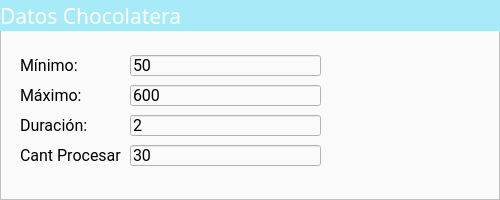
      <widget class="QFrame" name="frame_15">
       <property name="geometry">
        <rect>
         <x>10</x>
         <y>720</y>
         <width>500</width>
         <height>200</height>
        </rect>
       </property>
       <property name="styleSheet">
        <string notr="true">background-color:rgb(250,250,250);</string>
       </property>
       <property name="frameShape">
        <enum>QFrame::StyledPanel</enum>
       </property>
       <property name="frameShadow">
        <enum>QFrame::Raised</enum>
       </property>
       <widget class="QLabel" name="label_19">
        <property name="geometry">
         <rect>
          <x>0</x>
          <y>0</y>
          <width>500</width>
          <height>31</height>
         </rect>
        </property>
        <property name="font">
         <font>
          <family>Doppio One</family>
          <pointsize>16</pointsize>
          <weight>50</weight>
          <bold>false</bold>
         </font>
        </property>
        <property name="styleSheet">
         <string notr="true">color: white;
background-color:rgb(167, 235, 248);</string>
        </property>
        <property name="text">
         <string>Datos Chocolatera</string>
        </property>
       </widget>
       <widget class="QLineEdit" name="txtMinChocolatera">
        <property name="geometry">
         <rect>
          <x>130</x>
          <y>55</y>
          <width>191</width>
          <height>21</height>
         </rect>
        </property>
        <property name="font">
         <font>
          <family>Roboto</family>
          <pointsize>12</pointsize>
         </font>
        </property>
        <property name="text">
         <string>50</string>
        </property>
       </widget>
       <widget class="QLabel" name="label_15">
        <property name="geometry">
         <rect>
          <x>20</x>
          <y>140</y>
          <width>101</width>
          <height>31</height>
         </rect>
        </property>
        <property name="font">
         <font>
          <family>Roboto</family>
          <pointsize>12</pointsize>
         </font>
        </property>
        <property name="text">
         <string>Cant Procesar</string>
        </property>
       </widget>
       <widget class="QLineEdit" name="txtDurationChocolatera">
        <property name="geometry">
         <rect>
          <x>130</x>
          <y>115</y>
          <width>191</width>
          <height>21</height>
         </rect>
        </property>
        <property name="font">
         <font>
          <family>Roboto</family>
          <pointsize>12</pointsize>
         </font>
        </property>
        <property name="text">
         <string>2</string>
        </property>
       </widget>
       <widget class="QLabel" name="label_18">
        <property name="geometry">
         <rect>
          <x>20</x>
          <y>50</y>
          <width>91</width>
          <height>31</height>
         </rect>
        </property>
        <property name="font">
         <font>
          <family>Roboto</family>
          <pointsize>12</pointsize>
         </font>
        </property>
        <property name="text">
         <string>Mínimo: </string>
        </property>
       </widget>
       <widget class="QLineEdit" name="txtCantProcesarChocolatera">
        <property name="geometry">
         <rect>
          <x>130</x>
          <y>145</y>
          <width>191</width>
          <height>21</height>
         </rect>
        </property>
        <property name="font">
         <font>
          <family>Roboto</family>
          <pointsize>12</pointsize>
         </font>
        </property>
        <property name="text">
         <string>30</string>
        </property>
       </widget>
       <widget class="QLabel" name="label_16">
        <property name="geometry">
         <rect>
          <x>20</x>
          <y>80</y>
          <width>91</width>
          <height>31</height>
         </rect>
        </property>
        <property name="font">
         <font>
          <family>Roboto</family>
          <pointsize>12</pointsize>
         </font>
        </property>
        <property name="text">
         <string>Máximo:</string>
        </property>
       </widget>
       <widget class="QLabel" name="label_17">
        <property name="geometry">
         <rect>
          <x>20</x>
          <y>110</y>
          <width>91</width>
          <height>31</height>
         </rect>
        </property>
        <property name="font">
         <font>
          <family>Roboto</family>
          <pointsize>12</pointsize>
         </font>
        </property>
        <property name="text">
         <string>Duración:</string>
        </property>
       </widget>
       <widget class="QLineEdit" name="txtMaxChocolatera">
        <property name="geometry">
         <rect>
          <x>130</x>
          <y>85</y>
          <width>191</width>
          <height>21</height>
         </rect>
        </property>
        <property name="font">
         <font>
          <family>Roboto</family>
          <pointsize>12</pointsize>
         </font>
        </property>
        <property name="text">
         <string>600</string>
        </property>
       </widget>
      </widget>
